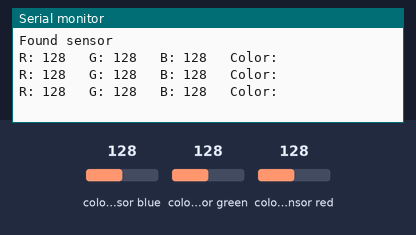
Bench run of a sketch on a simulated Arduino Uno, built with avr-gcc and run on an emulated ATmega328P. On the bench: the last lines printed to the serial monitor. Inputs (shaded band) come from the test bench; at power-on: colour sensor blue 128, colour sensor green 128, colour sensor red 128.

Above: at 1.4 s.
1.5 s: colour sensor blue set to 5
At 2.1 s:
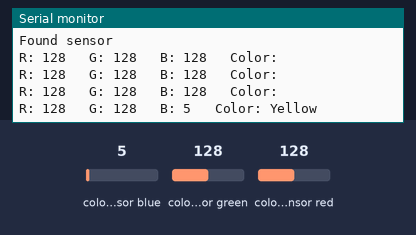
3.7 s: colour sensor green set to 5
At 4.4 s:
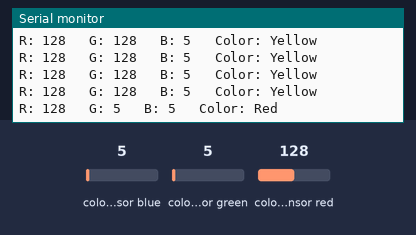
5.9 s: colour sensor blue set to 191
At 6.6 s:
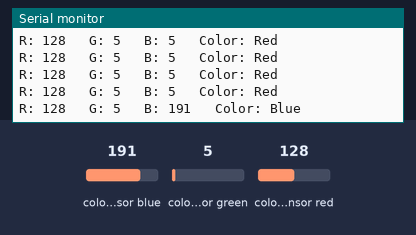
8.1 s: colour sensor green set to 250
At 8.7 s:
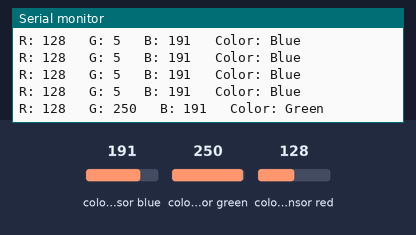
10.3 s: colour sensor red set to 5
At 11.0 s:
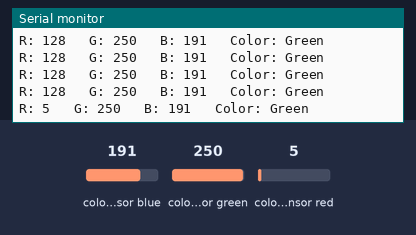

The sketch:

demoColor.ino
```cpp
/*
#include <Wire.h>
#include "Adafruit_TCS34725.h"

Adafruit_TCS34725 tcs = Adafruit_TCS34725(TCS34725_INTEGRATIONTIME_50MS, TCS34725_GAIN_4X);

void setup(void) {
  Serial.begin(9600);

  if (tcs.begin()) {
    Serial.println("Found sensor");
  } else {
    Serial.println("No TCS34725 found ... check your connections");
    while (1);
  }
}

void loop(void) {
  uint16_t r, g, b, c;
  tcs.getRawData(&r, &g, &b, &c);
  Serial.print("Red: "); Serial.print(r, DEC); Serial.print(" ");
  Serial.print("Green: "); Serial.print(g, DEC); Serial.print(" ");
  Serial.print("Blue: "); Serial.print(b, DEC); Serial.print(" ");
  Serial.print("Color: "); Serial.print(c, DEC); Serial.print(" ");
  Serial.println(" ");
  delay(500);
}
*/


#include <Adafruit_TCS34725.h>
#include <LiquidCrystal_I2C.h>
#include <Wire.h>

LiquidCrystal_I2C lcd(0x27,20,4);  // set the LCD address to 0x27 for a 16 chars and 2 line display

Adafruit_TCS34725 tcs = Adafruit_TCS34725(TCS34725_INTEGRATIONTIME_50MS,TCS34725_GAIN_4X);

void setup() {
  // put your setup code here, to run once:
  Serial.begin(9600);
  if (tcs.begin()) {
    Serial.println("Found sensor");
  } else {
    Serial.println("No TCS34725 found ... check your connections");
    while (1);
  }

  lcd.backlight();
  lcd.setCursor(0,0);
  lcd.print("Hola hola hola");
  lcd.setCursor(0,1);
  lcd.print("Ywrobot Arduino!");
}

void loop() {
  // put your main code here, to run repeatedly:
  float red,green,blue;
  tcs.getRGB(&red,&green,&blue);
  int R = int(red);
  int G = int(green);
  int B = int(blue);
  String color = "";
  if((R-G>50)&(R-B>50)){
    color = "Red";
  }
  if((G-B>10)&(G-R>30)){
    color = "Green";
  }
  if ((B-G>20)&(B-R>40)){
    color = "Blue";
  }
  if ((R-B>40)&(G-B>40)){
    color = "Yellow";
  }
  Serial.print("R: ");
  Serial.print(int(red));
  Serial.print("   G: ");
  Serial.print(int(green));
  Serial.print("   B: ");
  Serial.print(int(blue));
  Serial.print("   Color: ");
  Serial.print(color);
  Serial.println();

  delay(500);
}
```

Measured:
- after the input at 1.5 s, the serial monitor: prints a new line after 0.21 s (image 1)
- after the input at 3.7 s, the serial monitor: prints a new line after 0.21 s (image 2)
- after the input at 5.9 s, the serial monitor: prints a new line after 0.21 s (image 3)
- after the input at 8.1 s, the serial monitor: prints a new line after 0.22 s (image 4)
- after the input at 10.3 s, the serial monitor: prints a new line after 0.22 s (image 5)
